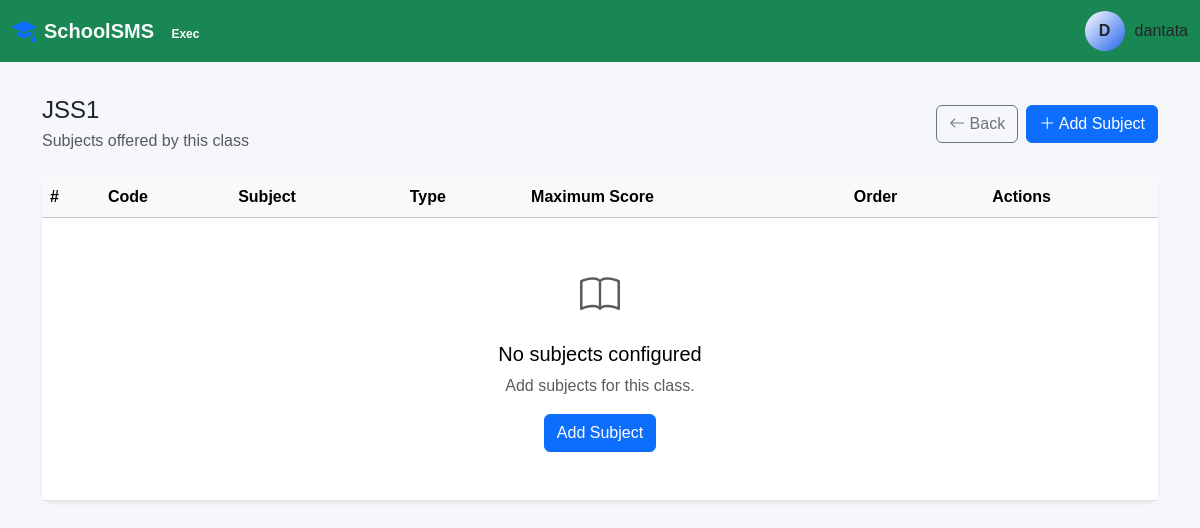
/academics/classes/1/subjects/ (signed in), run on the app's committed database.
### accounts/models.py (models this page shows, shortened)
class User(AbstractUser):
    class Role(models.TextChoices):
        SUPER_ADMIN = (
            "super_admin",
            "Super Administrator",
        )
        SCHOOL_ADMIN = (
            "school_admin",
            "School Administrator",
        )
        PRINCIPAL = (
            "principal",
            "Principal",
        )
        VICE_PRINCIPAL = (
            "vice_principal",
            "Vice Principal",
        )
        HEAD_TEACHER = (
            "head_teacher",
            "Head Teacher",
        )
        TEACHER = (
            "teacher",
            "Teacher",
        )
        FORM_TEACHER = (
            "form_teacher",
            "Form Teacher",
        )
        BURSAR = (
            "bursar",
            "Bursar",
        )
        ACCOUNTANT = (
            "accountant",
            "Accountant",
        )
        REGISTRAR = (
            "registrar",
            "Registrar",
        )
        STUDENT = (
            "student",
            "Student",
        )
        PARENT = (
            "parent",
            "Parent/Guardian",
        )
    school = models.ForeignKey(
        "schools.School",
        on_delete=models.SET_NULL,
        null=True,
        blank=True,
        related_name="users",
    )
    role = models.CharField(
        max_length=30,
        choices=Role.choices,
        default=Role.TEACHER,
    )
    phone = models.CharField(
        max_length=20,
        blank=True,
    )
    staff_id = models.CharField(
        max_length=50,
        null=True,
        blank=True,
    )
    profile_photo = models.ImageField(
        upload_to="accounts/profiles/",
        blank=True,
        null=True,
    )
    address = models.TextField(
        blank=True,
    )
    date_of_birth = models.DateField(
        blank=True,
        null=True,
    )
    is_verified = models.BooleanField(
        default=False,
    )
    created_at = models.DateTimeField(
        auto_now_add=True,
    )
    updated_at = models.DateTimeField(
        auto_now=True,
    )
    class Meta:
        ordering = [
            "first_name",
            "last_name",
        ]
        constraints = [
            models.UniqueConstraint(
                fields=[
                    "school",
                    "staff_id",
                ],
                condition=Q(
                    staff_id__isnull=False,
                ),
                name="unique_staff_id_per_school",
            ),
        ]

### academics/models.py (models this page shows, shortened)
class AcademicClass(models.Model):
    school = models.ForeignKey(
        "schools.School",
        on_delete=models.CASCADE,
        related_name="academic_classes",
    )
    name = models.CharField(
        max_length=50,
    )
    tier = models.CharField(
        max_length=20,
        choices=SchoolTier.choices,
    )
    level = models.PositiveSmallIntegerField(
        help_text=(
            "Nursery 1-3, Basic 1-6, "
            "JSS 1-3 or SSS 1-3."
        ),
    )
    department = models.CharField(
        max_length=20,
        choices=Department.choices,
        blank=True,
        null=True,
    )
    is_active = models.BooleanField(
        default=True,
    )
    class Meta:
        ordering = [
            "tier",
            "level",
            "name",
        ]

### academics/views.py (the view)
@login_required
def class_subject_list(request, class_pk):
    academic_class = get_object_or_404(
        AcademicClass.objects.select_related(
            "school",
        ),
        pk=class_pk,
    )
    class_subjects = (
        ClassSubject.objects
        .filter(
            academic_class=academic_class,
        )
        .select_related("subject")
        .order_by("display_order", "subject__name")
    )
    return render(
        request,
        "academics/class_subject_list.html",
        {
            "academic_class": academic_class,
            "class_subjects": class_subjects,
        },
    )

### templates/academics/class_subject_list.html (shortened to what this page needs)
{% extends "base.html" %}
{% block content %}
<div class="container pt-5">
    <div class="d-flex justify-content-between align-items-center mb-4">
        <div>
            <h4 class="mb-1">
                {{ academic_class.name }}
            </h4>
            <p class="text-muted mb-0">
                Subjects offered by this class
            </p>
        </div>
        <div class="d-flex gap-2">
            <a
                href="{% url 'academics:class_detail' academic_class.pk %}"
                class="btn btn-outline-secondary"
            >
                <i class="bi bi-arrow-left"></i>
                Back
            </a>
            <a
                href="{% url 'academics:class_subject_create' academic_class.pk %}"
                class="btn btn-primary"
            >
                <i class="bi bi-plus-lg"></i>
                Add Subject
            </a>
        </div>
    </div>
    <div class="card border-0 shadow-sm">
        <div class="card-body p-0">
            <div class="table-responsive">
                <table class="table table-hover align-middle mb-0">
                    <thead class="table-light">
                        <tr>
                            <th>#</th>
                            <th>Code</th>
                            <th>Subject</th>
                            <th>Type</th>
                            <th>Maximum Score</th>
                            <th>Order</th>
                            <th>Actions</th>
                        </tr>
                    </thead>
                    <tbody>
                        {% for item in class_subjects %}
                            <tr>
                                <td>
                                    {{ forloop.counter }}
                                </td>
                                <td>
                                    <span class="badge text-bg-dark">
                                        {{ item.subject.code }}
                                    </span>
                                </td>
                                <td>
                                    <strong>
                                        {{ item.subject.name }}
                                    </strong>
                                </td>
                                <td>
                                    {% if item.is_compulsory %}
                                        <span class="badge text-bg-primary">
                                            Compulsory
                                        </span>
                                    {% else %}
                                        <span class="badge text-bg-secondary">
                                            Elective
                                        </span>
                                    {% endif %}
                                </td>
                                <td>
                                    {{ item.maximum_score }}
                                </td>
                                <td>
                                    {{ item.display_order }}
                                </td>
                                <td>
                                    <div class="btn-group">
                                        <a
                                            href="{% url 'academics:class_subject_update' item.pk %}"
                                            class="btn btn-sm btn-outline-primary"
                                        >
                                            <i class="bi bi-pencil"></i>
                                        </a>
                                        <a
                                            href="{% url 'academics:class_subject_delete' item.pk %}"
                                            class="btn btn-sm btn-outline-danger"
                                        >
                                            <i class="bi bi-trash"></i>
                                        </a>
                                    </div>
                                </td>
                            </tr>
                        {% empty %}
                            <tr>
                                <td
                                    colspan="7"
                                    class="text-center py-5"
                                >
                                    <i class="bi bi-book fs-1 text-muted"></i>
                                    <h5 class="mt-3">
                                        No subjects configured
                                    </h5>
                                    <p class="text-muted">
                                        Add subjects for this class.
                                    </p>
                                    <a
                                        href="{% url 'academics:class_subject_create' academic_class.pk %}"
                                        class="btn btn-primary"
                                    >
                                        Add Subject
                                    </a>
                                </td>
                            </tr>
                        {% endfor %}
                    </tbody>
                </table>
            </div>
        </div>
    </div>
</div>
{% endblock %}

### templates/base.html (shortened to what this page needs)
{% load static %}
<!DOCTYPE html>
<html lang="en">
<head>
    <link
        href="https://cdn.jsdelivr.net/npm/bootstrap@5.3.3/dist/css/bootstrap.min.css"
        rel="stylesheet"
    >
    <link
        href="https://cdn.jsdelivr.net/npm/bootstrap-icons@1.11.3/font/bootstrap-icons.css"
        rel="stylesheet"
    >
     <link
     rel="stylesheet"
     href="{% static 'css/sms.css' %}"
    >
</head>
<body>
    <nav class="navbar fixed-top bg-success" data-bs-theme="dark">
    <div class="container-fluid d-flex justify-content-between align-items-center">
        {% if request.user.role == 'super_admin' %}
            <a class="navbar-brand d-flex align-items-center gap-2 fw-bold text-light text-decoration-none" href="/admin/">
                <i class="bi bi-shield-lock-fill text-danger fs-4"></i>
                <span>SchoolSMS <span class="badge bg-danger-subtle text-danger rounded-pill fs-8 ms-1">Root</span></span>
            </a>
        {% elif request.user.role == 'principal' or request.user.role == 'vice_principal' %}
            <a class="navbar-brand d-flex align-items-center gap-2 fw-bold text-light text-decoration-none" href="{% url 'dashboard:dashboard' %}">
                <i class="bi bi-mortarboard-fill text-primary fs-4"></i>
                <span>SchoolSMS <span class="badge bg-purple-subtle text-purple rounded-pill fs-8 ms-1">Exec</span></span>
            </a>
        {% elif request.user.role == 'bursar' or request.user.role == 'accountant' %}
            <a class="navbar-brand d-flex align-items-center gap-2 fw-bold text-light text-decoration-none" href="{% url 'dashboard:dashboard' %}">
                <i class="bi bi-wallet2 text-warning fs-4"></i>
                <span>SchoolSMS <span class="badge bg-warning-subtle text-warning rounded-pill fs-8 ms-1">Finance</span></span>
            </a>
        {% elif request.user.role == 'parent' %}
            <a class="navbar-brand d-flex align-items-center gap-2 fw-bold text-light text-decoration-none" href="{% url 'dashboard:dashboard' %}">
                <i class="bi bi-people-fill text-light fs-4"></i>
                <span>SchoolSMS <span class="badge bg-light text-light rounded-pill fs-8 ms-1">Parent Portal</span></span>
            </a>
        {% else %}
            <a class="navbar-brand d-flex align-items-center gap-2 fw-bold text-light text-decoration-none" href="{% url 'dashboard:dashboard' %}">
                <i class="bi bi-mortarboard-fill text-primary fs-4"></i>
                <span>SchoolSMS</span>
            </a>
        {% endif %}
        <div class="d-flex gap-2">
            <div class="user-profile">
                <div class="avatar">
                    {{ user.username|first|upper }}
                </div>
                <span>
                    {{ user.username }}
                </span>
            </div>
        </div>
    </div>
</nav>
<div class="container-fluid pt-4 mt-4">
</div>
{% block content %}
{% endblock %}
</body>
</html>

### templates/base.html (style rules this page uses)
:root { --bg: #0b0b12; --sidebar: #11111a; --card: #151520; --border: #262638; --text: #ffffff; --muted: #fff; --primary: #ffffff; --secondary: #2563eb; }
body { background: #f5f7fb; font-family: Arial, sans-serif; }
.card { border: 0; border-radius: 12px; box-shadow: 0 2px 10px rgba(0, 0, 0, 0.05); }
.table th { white-space: nowrap; }
.fs-8 { font-size: 0.75rem; }
.user-profile { display: flex; align-items: center; gap: 10px; }
.avatar { width: 40px; height: 40px; display: flex; justify-content: center; align-items: center; border-radius: 50%; background: linear-gradient( 135deg, var(--primary), var(--secondary) ); font-weight: bold; }

### data on the page
User: username|first "D", username "dantata"
AcademicClass: name "JSS1"
